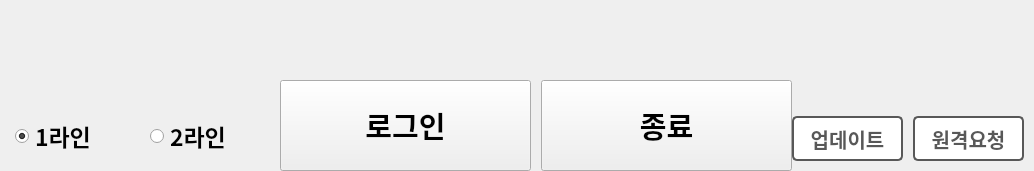
    <widget class="QFrame" name="btns_frame">
     <property name="frameShape">
      <enum>QFrame::NoFrame</enum>
     </property>
     <property name="frameShadow">
      <enum>QFrame::Raised</enum>
     </property>
     <layout class="QHBoxLayout" name="horizontalLayout_2">
      <property name="spacing">
       <number>0</number>
      </property>
      <property name="leftMargin">
       <number>0</number>
      </property>
      <property name="topMargin">
       <number>0</number>
      </property>
      <property name="rightMargin">
       <number>0</number>
      </property>
      <property name="bottomMargin">
       <number>0</number>
      </property>
      <item alignment="Qt::AlignBottom">
       <widget class="QFrame" name="btns_left_frame">
        <property name="minimumSize">
         <size>
          <width>0</width>
          <height>0</height>
         </size>
        </property>
        <property name="frameShape">
         <enum>QFrame::NoFrame</enum>
        </property>
        <property name="frameShadow">
         <enum>QFrame::Raised</enum>
        </property>
        <layout class="QVBoxLayout" name="verticalLayout_7">
         <property name="spacing">
          <number>10</number>
         </property>
         <property name="leftMargin">
          <number>15</number>
         </property>
         <property name="topMargin">
          <number>0</number>
         </property>
         <property name="rightMargin">
          <number>0</number>
         </property>
         <property name="bottomMargin">
          <number>0</number>
         </property>
         <item alignment="Qt::AlignLeft">
          <widget class="QFrame" name="line_radio">
           <property name="minimumSize">
            <size>
             <width>0</width>
             <height>70</height>
            </size>
           </property>
           <property name="maximumSize">
            <size>
             <width>16777215</width>
             <height>70</height>
            </size>
           </property>
           <property name="frameShape">
            <enum>QFrame::NoFrame</enum>
           </property>
           <property name="frameShadow">
            <enum>QFrame::Raised</enum>
           </property>
           <layout class="QHBoxLayout" name="horizontalLayout_15">
            <property name="spacing">
             <number>15</number>
            </property>
            <property name="leftMargin">
             <number>0</number>
            </property>
            <property name="topMargin">
             <number>0</number>
            </property>
            <property name="rightMargin">
             <number>10</number>
            </property>
            <property name="bottomMargin">
             <number>0</number>
            </property>
            <item alignment="Qt::AlignLeft">
             <widget class="QRadioButton" name="one_radio">
              <property name="sizePolicy">
               <sizepolicy hsizetype="Preferred" vsizetype="Preferred">
                <horstretch>0</horstretch>
                <verstretch>0</verstretch>
               </sizepolicy>
              </property>
              <property name="minimumSize">
               <size>
                <width>120</width>
                <height>0</height>
               </size>
              </property>
              <property name="font">
               <font>
                <family>맑은 고딕</family>
                <pointsize>17</pointsize>
                <weight>75</weight>
                <bold>true</bold>
               </font>
              </property>
              <property name="cursor">
               <cursorShape>PointingHandCursor</cursorShape>
              </property>
              <property name="text">
               <string>1라인</string>
              </property>
              <property name="checked">
               <bool>true</bool>
              </property>
             </widget>
            </item>
            <item alignment="Qt::AlignLeft">
             <widget class="QRadioButton" name="two_radio">
              <property name="sizePolicy">
               <sizepolicy hsizetype="Preferred" vsizetype="Preferred">
                <horstretch>0</horstretch>
                <verstretch>0</verstretch>
               </sizepolicy>
              </property>
              <property name="minimumSize">
               <size>
                <width>120</width>
                <height>0</height>
               </size>
              </property>
              <property name="font">
               <font>
                <family>맑은 고딕</family>
                <pointsize>17</pointsize>
                <weight>75</weight>
                <bold>true</bold>
               </font>
              </property>
              <property name="cursor">
               <cursorShape>PointingHandCursor</cursorShape>
              </property>
              <property name="text">
               <string>2라인</string>
              </property>
              <property name="checked">
               <bool>false</bool>
              </property>
             </widget>
            </item>
           </layout>
          </widget>
         </item>
        </layout>
       </widget>
      </item>
      <item alignment="Qt::AlignTop">
       <widget class="QFrame" name="btns_main_frame">
        <property name="minimumSize">
         <size>
          <width>0</width>
          <height>0</height>
         </size>
        </property>
        <property name="maximumSize">
         <size>
          <width>517</width>
          <height>16777215</height>
         </size>
        </property>
        <property name="frameShape">
         <enum>QFrame::NoFrame</enum>
        </property>
        <property name="frameShadow">
         <enum>QFrame::Raised</enum>
        </property>
        <layout class="QVBoxLayout" name="verticalLayout_2">
         <property name="spacing">
          <number>10</number>
         </property>
         <property name="leftMargin">
          <number>0</number>
         </property>
         <property name="topMargin">
          <number>0</number>
         </property>
         <property name="rightMargin">
          <number>0</number>
         </property>
         <property name="bottomMargin">
          <number>0</number>
         </property>
         <item>
          <widget class="QFrame" name="frame">
           <property name="minimumSize">
            <size>
             <width>0</width>
             <height>70</height>
            </size>
           </property>
           <property name="maximumSize">
            <size>
             <width>16777215</width>
             <height>70</height>
            </size>
           </property>
           <property name="frameShape">
            <enum>QFrame::NoFrame</enum>
           </property>
           <property name="frameShadow">
            <enum>QFrame::Raised</enum>
           </property>
           <layout class="QHBoxLayout" name="horizontalLayout_14">
            <property name="spacing">
             <number>0</number>
            </property>
            <property name="leftMargin">
             <number>0</number>
            </property>
            <property name="topMargin">
             <number>0</number>
            </property>
            <property name="rightMargin">
             <number>0</number>
            </property>
            <property name="bottomMargin">
             <number>0</number>
            </property>
           </layout>
          </widget>
         </item>
         <item alignment="Qt::AlignTop">
          <widget class="QFrame" name="frame_2">
           <property name="sizePolicy">
            <sizepolicy hsizetype="Preferred" vsizetype="Preferred">
             <horstretch>0</horstretch>
             <verstretch>0</verstretch>
            </sizepolicy>
           </property>
           <property name="frameShape">
            <enum>QFrame::NoFrame</enum>
           </property>
           <property name="frameShadow">
            <enum>QFrame::Raised</enum>
           </property>
           <layout class="QHBoxLayout" name="horizontalLayout_10">
            <property name="spacing">
             <number>10</number>
            </property>
            <property name="leftMargin">
             <number>0</number>
            </property>
            <property name="topMargin">
             <number>0</number>
            </property>
            <property name="rightMargin">
             <number>0</number>
            </property>
            <property name="bottomMargin">
             <number>0</number>
            </property>
            <item>
             <widget class="QPushButton" name="login_btn">
              <property name="sizePolicy">
               <sizepolicy hsizetype="Preferred" vsizetype="Preferred">
                <horstretch>0</horstretch>
                <verstretch>0</verstretch>
               </sizepolicy>
              </property>
              <property name="minimumSize">
               <size>
                <width>251</width>
                <height>91</height>
               </size>
              </property>
              <property name="maximumSize">
               <size>
                <width>251</width>
                <height>91</height>
               </size>
              </property>
              <property name="font">
               <font>
                <family>맑은 고딕</family>
                <pointsize>22</pointsize>
                <weight>75</weight>
                <italic>false</italic>
                <bold>true</bold>
               </font>
              </property>
              <property name="cursor">
               <cursorShape>PointingHandCursor</cursorShape>
              </property>
              <property name="styleSheet">
               <string notr="true"/>
              </property>
              <property name="text">
               <string>로그인</string>
              </property>
              <property name="iconSize">
               <size>
                <width>30</width>
                <height>30</height>
               </size>
              </property>
             </widget>
            </item>
            <item>
             <widget class="QPushButton" name="exit_btn">
              <property name="sizePolicy">
               <sizepolicy hsizetype="Preferred" vsizetype="Preferred">
                <horstretch>0</horstretch>
                <verstretch>0</verstretch>
               </sizepolicy>
              </property>
              <property name="minimumSize">
               <size>
                <width>251</width>
                <height>91</height>
               </size>
              </property>
              <property name="maximumSize">
               <size>
                <width>251</width>
                <height>91</height>
               </size>
              </property>
              <property name="font">
               <font>
                <family>맑은 고딕</family>
                <pointsize>22</pointsize>
                <weight>75</weight>
                <italic>false</italic>
                <bold>true</bold>
               </font>
              </property>
              <property name="cursor">
               <cursorShape>PointingHandCursor</cursorShape>
              </property>
              <property name="styleSheet">
               <string notr="true"/>
              </property>
              <property name="text">
               <string>종료</string>
              </property>
              <property name="iconSize">
               <size>
                <width>30</width>
                <height>30</height>
               </size>
              </property>
             </widget>
            </item>
           </layout>
          </widget>
         </item>
        </layout>
       </widget>
      </item>
      <item alignment="Qt::AlignRight|Qt::AlignBottom">
       <widget class="QFrame" name="btns_right_frame">
        <property name="minimumSize">
         <size>
          <width>0</width>
          <height>0</height>
         </size>
        </property>
        <property name="frameShape">
         <enum>QFrame::NoFrame</enum>
        </property>
        <property name="frameShadow">
         <enum>QFrame::Raised</enum>
        </property>
        <layout class="QHBoxLayout" name="horizontalLayout_12">
         <property name="spacing">
          <number>10</number>
         </property>
         <property name="leftMargin">
          <number>0</number>
         </property>
         <property name="topMargin">
          <number>0</number>
         </property>
         <property name="rightMargin">
          <number>10</number>
         </property>
         <property name="bottomMargin">
          <number>10</number>
         </property>
         <item>
          <widget class="QPushButton" name="update_btn">
           <property name="sizePolicy">
            <sizepolicy hsizetype="Preferred" vsizetype="Preferred">
             <horstretch>0</horstretch>
             <verstretch>0</verstretch>
            </sizepolicy>
           </property>
           <property name="minimumSize">
            <size>
             <width>111</width>
             <height>45</height>
            </size>
           </property>
           <property name="maximumSize">
            <size>
             <width>111</width>
             <height>45</height>
            </size>
           </property>
           <property name="font">
            <font>
             <family>맑은 고딕</family>
             <pointsize>15</pointsize>
             <weight>75</weight>
             <italic>false</italic>
             <bold>true</bold>
            </font>
           </property>
           <property name="styleSheet">
            <string notr="true">QPushButton{
color: #585858;
background:#ffffff;
border: 2px solid #585858;
border-radius: 5px;
}
QPushButton:hover {
 background-color: #dddddd;
}</string>
           </property>
           <property name="text">
            <string>업데이트</string>
           </property>
          </widget>
         </item>
         <item>
          <widget class="QPushButton" name="as_btn">
           <property name="sizePolicy">
            <sizepolicy hsizetype="Preferred" vsizetype="Preferred">
             <horstretch>0</horstretch>
             <verstretch>0</verstretch>
            </sizepolicy>
           </property>
           <property name="minimumSize">
            <size>
             <width>111</width>
             <height>45</height>
            </size>
           </property>
           <property name="maximumSize">
            <size>
             <width>111</width>
             <height>45</height>
            </size>
           </property>
           <property name="font">
            <font>
             <family>맑은 고딕</family>
             <pointsize>15</pointsize>
             <weight>75</weight>
             <italic>false</italic>
             <bold>true</bold>
            </font>
           </property>
           <property name="styleSheet">
            <string notr="true">QPushButton{
color: #585858;
background:#ffffff;
border: 2px solid #585858;
border-radius: 5px;
}
QPushButton:hover {
 background-color: #dddddd;
}</string>
           </property>
           <property name="text">
            <string>원격요청</string>
           </property>
          </widget>
         </item>
        </layout>
       </widget>
      </item>
     </layout>
    </widget>
